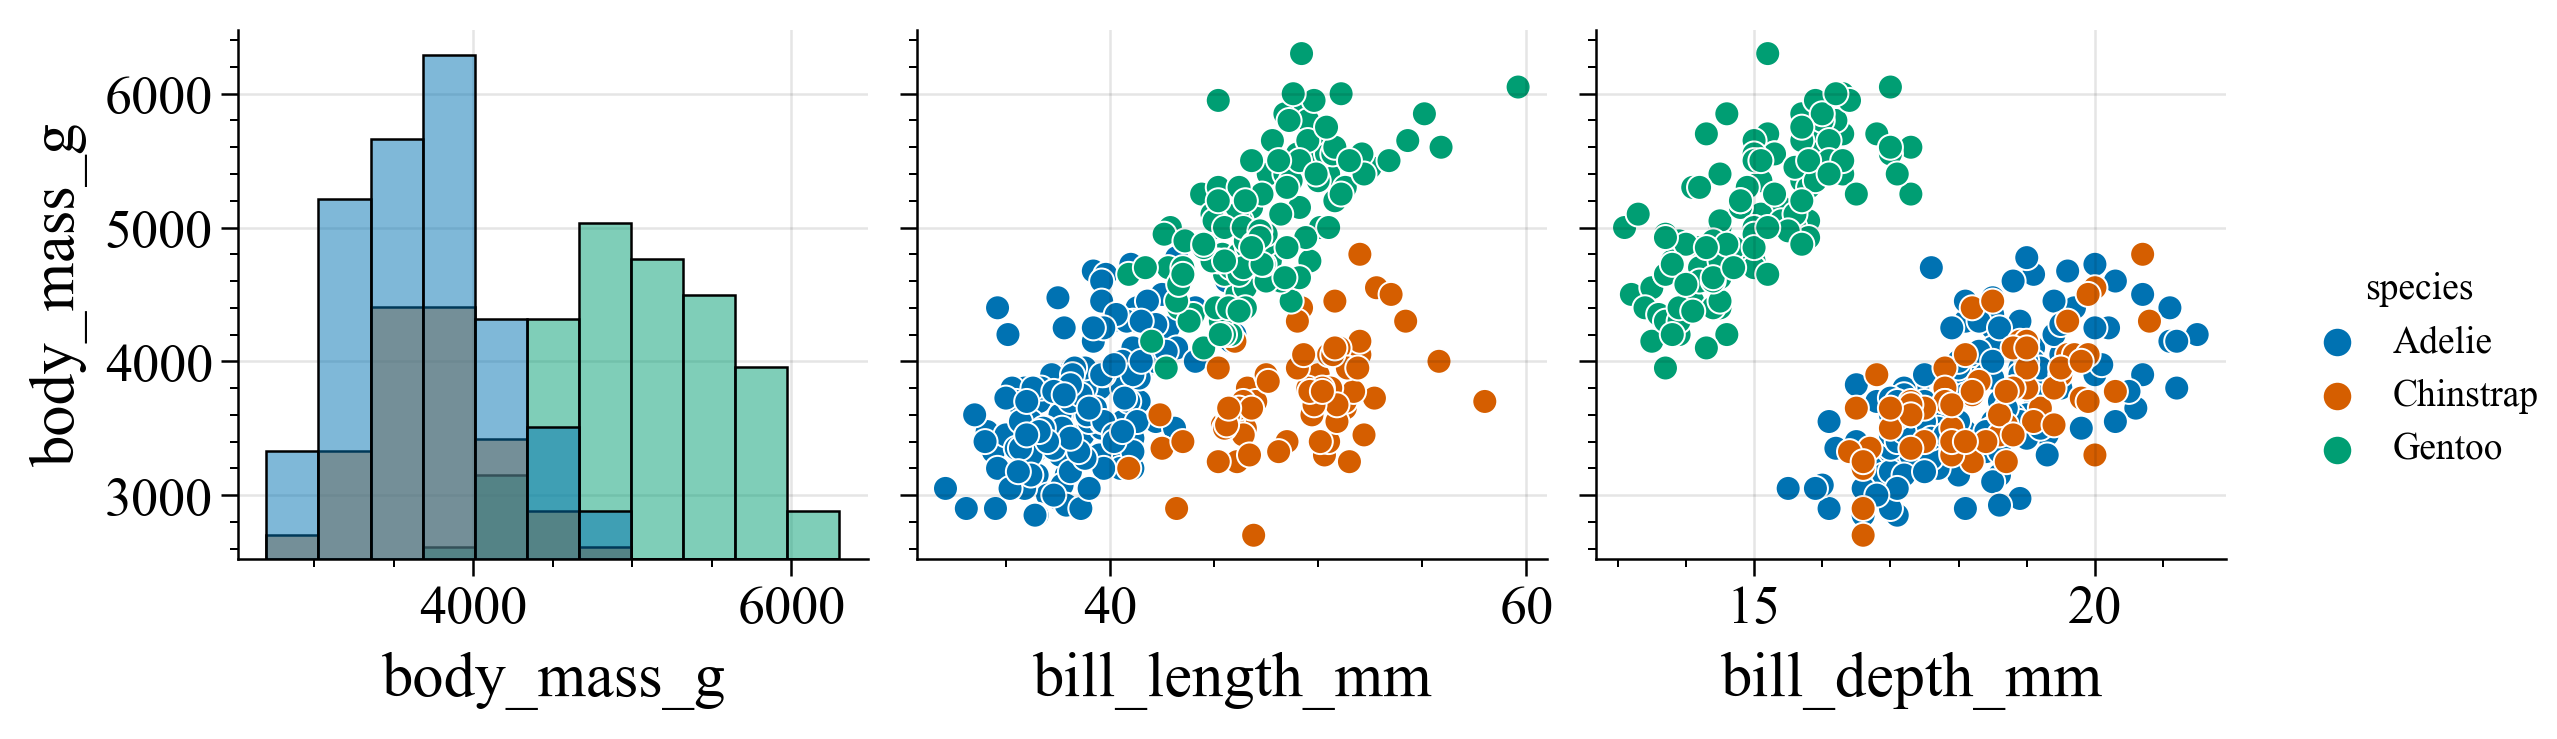

This chart was generated by the following Python code:
"""
编写时间：2022年2月05日 18：30

作者: 宁海涛，代码运行出错或者因包版本更新出错，请关注微信公众号【DataCharm】进行实时获取更新。

代码中Proplot包绘制的部分可能与Matplotlib绘制不同，需注意两者绘图语法的不同~~

"""

import pandas as pd
import numpy as np
import proplot as pplt
import matplotlib.pyplot as plt


from proplot import rc
rc["font.family"] = "Times New Roman"
rc["axes.labelsize"] = 15
rc['tick.labelsize'] = 13


penguins = sns.load_dataset("penguins")

x_vars = ["body_mass_g", "bill_length_mm", "bill_depth_mm",]
y_vars = ["body_mass_g"]
g = sns.PairGrid(penguins, hue="species", x_vars=x_vars, y_vars=y_vars)
g.map_diag(sns.histplot, color=".3")
g.map_offdiag(sns.scatterplot)
g.add_legend()

plt.savefig(r'\第2章 绘制工具及其重要特征\图 2-2-2 PairGrid()函数绘制分面图结果.pdf',bbox_inches='tight')
plt.savefig(r'\第2章 绘制工具及其重要特征\图 2-2-2 PairGrid()函数绘制分面图结果.svg',bbox_inches='tight')
plt.savefig(r'\第2章 绘制工具及其重要特征\图 2-2-2 PairGrid()函数绘制分面图结果.png', 
            bbox_inches='tight',dpi=300)       
plt.show()
